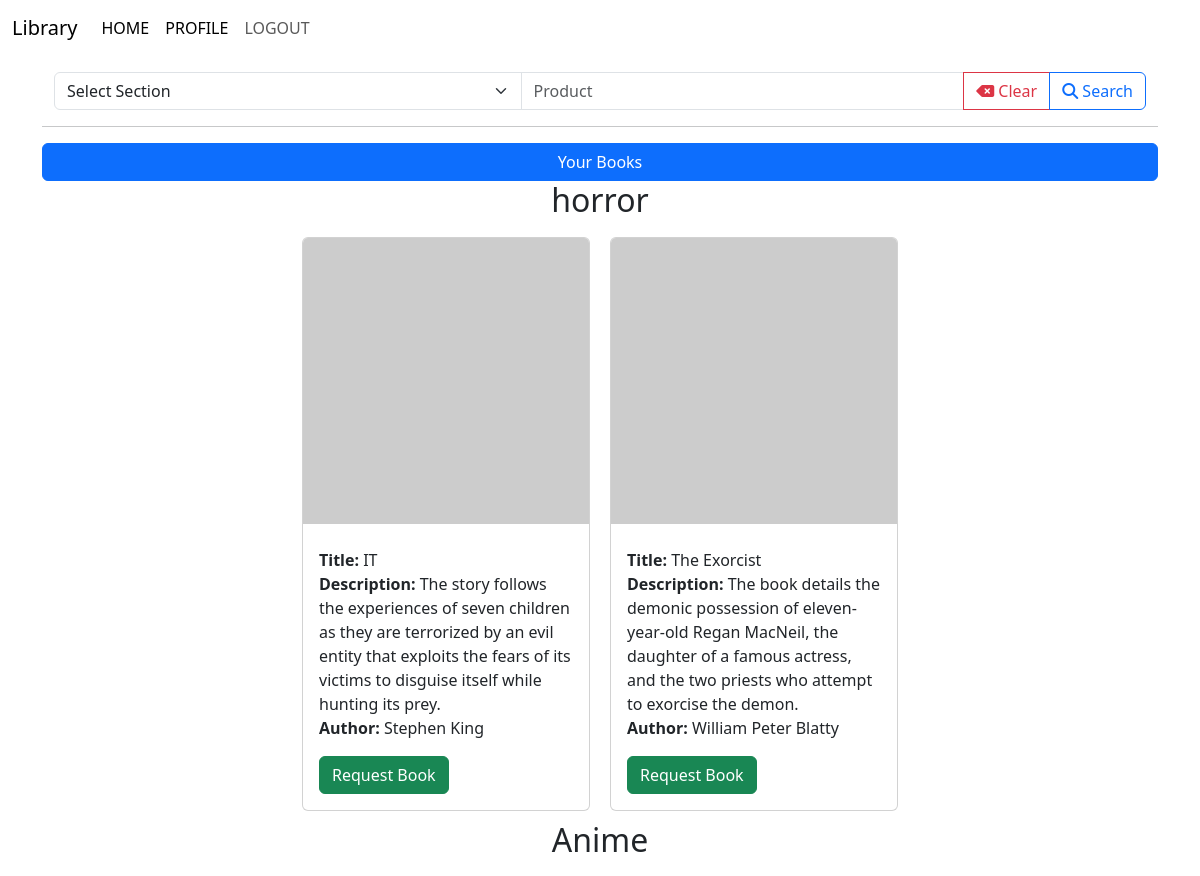
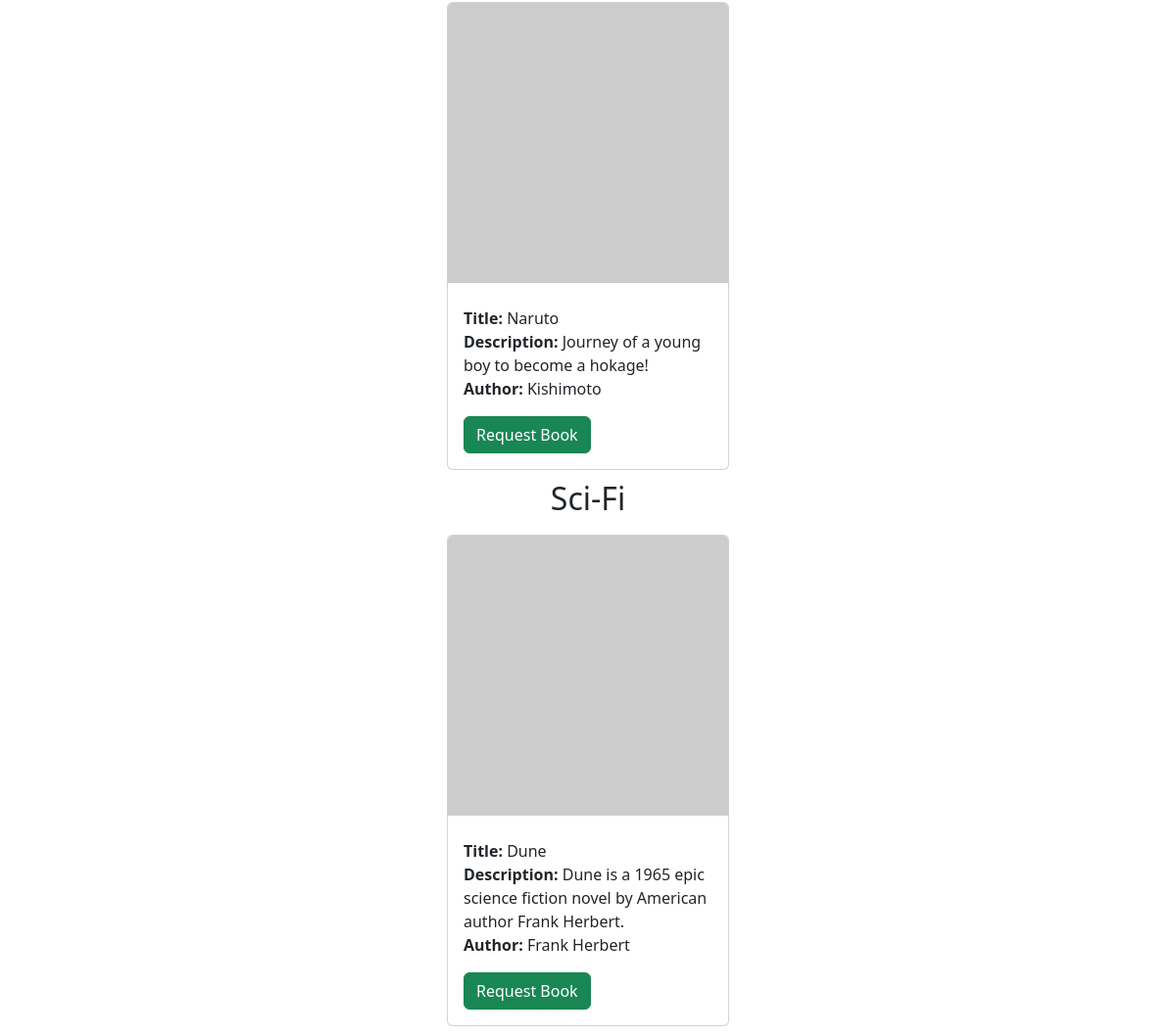
The app's page / (signed in) with its own data (2 pictures, top to bottom).
### models.py (models this page shows)
class Section(db.Model):
    id=db.Column(db.Integer, primary_key=True)
    title=db.Column(db.String(32), nullable=False , unique=True)
    date_created=db.Column(db.DateTime, nullable=False)
    description=db.Column(db.String(256), nullable=True)
    books=db.relationship('Book',backref='section',lazy=True , cascade="all, delete-orphan")

class Book(db.Model):
    id=db.Column(db.Integer, primary_key=True)
    title=db.Column(db.String(32), nullable=False)
    author=db.Column(db.String(32), nullable=False)
    content=db.Column(db.String(256), nullable=False)
    date_created=db.Column(db.DateTime, nullable=False)
    section_id=db.Column(db.Integer, db.ForeignKey('section.id'), nullable=False)

### routes.py (the view)
@app.route('/')
@auth_required
def index():
    user = User.query.get(session.get('userid'))
    if not user:
        flash('User not found. Please log in again.')
        return redirect(url_for('login'))
    if user.is_librarian:
        return redirect(url_for('librarian'))
    sections = Section.query.all()
    books = Book.query.all()
    cname = request.args.get('cname') or ''
    pname = request.args.get('pname') or ''
    all_sections = Section.query.all()
    if cname:
        sections = Section.query.filter(Section.title.ilike(f'%{cname}%')).all()
    if pname:
        books = Book.query.filter(Book.title.ilike(f'%{pname}%')).all()
    return render_template('index.html', user=user, sections=sections, books=books, cname=cname, pname=pname , all_sections=all_sections)

### routes.py (called while the page is built)
def auth_required(func):
    @wraps(func)
    def inner(*args, **kwargs):
        if 'userid' in session:
            return func(*args, **kwargs)
        else:
            flash('Please login to continue')
            return redirect(url_for('login'))
    return inner

### templates/index.html (shortened to what this page needs)
{% extends 'layout.html' %}
{% block content %}
    {% include 'searchbar.html' with context %}
    <hr>
    <div class="d-grid gap-2">
        <a href="{{ url_for('borrowed_books') }}" class="btn btn-primary" type="button">Your Books</a>
      </div>
    <div class="sections-list">
        {% for section in sections %}
            <h2>{{ section.title }}</h2>
            <div class="books">
                {% for book in section.books %}
                    {% if book in books %}
                        <div class="card" style="width: 18rem;">
                            <img src="https://picsum.photos/200/200" class="card-img-top" alt="{{ book.name }}">
                            <div class="card-body">
                                <p class="card-text">
                                    <strong>Title:</strong> {{ book.title }}<br>
                                    <strong>Description:</strong> {{ book.content }}<br>
                                    <strong>Author:</strong> {{ book.author }}
                                </p>
                                <div class="quantity_input">
                                    <form action="{{ url_for('request_book', book_id=book.id) }}" method="POST" class="form">
                                        <input type="submit" value="Request Book" class="btn btn-success">
                                    </form>
                                </div>
                            </div>
                        </div>
                    {% endif %}
                {% endfor %}
            </div>
        {% endfor %}
    </div>
{% endblock %}

### templates/layout.html (shortened to what this page needs)
<!DOCTYPE html>
<html lang="en">
<head>
    <link href="https://cdn.jsdelivr.net/npm/bootstrap@5.3.2/dist/css/bootstrap.min.css" rel="stylesheet">
    <link rel="stylesheet" href="https://cdnjs.cloudflare.com/ajax/libs/font-awesome/6.5.1/css/all.min.css" />
</head>
<body>
    {% include 'navbar.html'   %}
    <div class="container">
    {% block content %}
    {% endblock %}
    </div>
</body>
</html>

### templates/navbar.html (shortened to what this page needs)
<nav class="navbar navbar-expand-lg ">
    <div class="container-fluid">
      <a class="navbar-brand" href="#">Library</a>
      <div class="collapse navbar-collapse" id="navbarNavAltMarkup">
        <div class="navbar-nav">
          {% if 'userid' in session %}
          <a class="nav-link active" aria-current="page" href="{{url_for('index')}}">HOME</a>
          <a class="nav-link active" aria-current="page" href="{{url_for('profile')}}">PROFILE</a>
          <a class="nav-link" href="{{url_for('logout')}}">LOGOUT</a>
          {% else %}
          <a class="nav-link" href="{{url_for('login')}}">LOGIN</a>
          <a class="nav-link" href="{{url_for('register')}}">REGISTER</a>
          {% endif %}
        </div>
      </div>
    </div>
  </nav>

### templates/searchbar.html (shortened to what this page needs)
<div class="container-fluid mt-3">
    <div class="row">
        <div class="col-md-12">
            <form action="" method="GET">
                <div class="input-group">
                    <select name="cname" id="cname" class="form-select">
                        <option value="" disabled selected>Select Section</option>
                    </select>
                    <input type="text"
                    name="pname"
                    id="pname"
                    value="{{pname}}"
                    class="form-control"
                    placeholder="Product">
                    <a href="{{ url_for('index') }}" class="btn btn-outline-danger">
                        <i class="fas fa-backspace"></i>
                        Clear
                    </a>
                    <button class="btn btn-outline-primary" type="submit">
                        <i class="fa fa-search"></i>
                        Search
                    </button>
                </div>
            </form>
        </div>
    </div>
</div>

### templates/index.html (style rules this page uses)
.sections-list { display: flex; flex-direction: column; align-items: center; }
.books { display: flex; flex-wrap: wrap; justify-content: center; }
.card { margin: 10px; }

### records on screen
Section: title "horror"
Book: title "IT", content "The story follows the experiences of seven children as they are terrorized by an evil entity that exploits the fears of its victims to disguise itself while hunting its prey.", author "Stephen King"
Book: title "The Exorcist", content "The book details the demonic possession of eleven-year-old Regan MacNeil, the daughter of a famous actress, and the two priests who attempt to exorcise the demon.", author "William Peter Blatty"
Section: title "Anime"
Book: title "Naruto", content "Journey of a young boy to become a hokage!", author "Kishimoto"
Section: title "Sci-Fi"
Book: title "Dune", content "Dune is a 1965 epic science fiction novel by American author Frank Herbert.", author "Frank Herbert"
